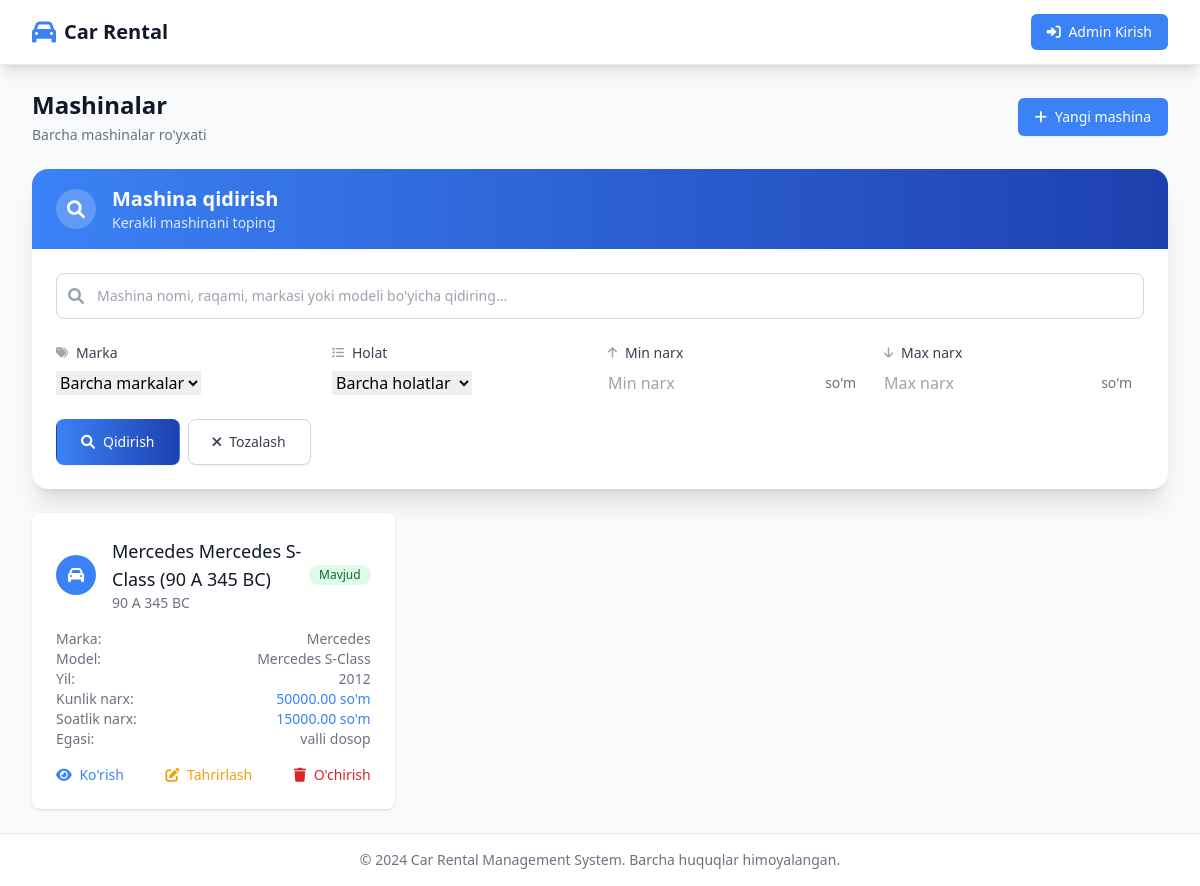
Before: /vehicles/ with the older database file.
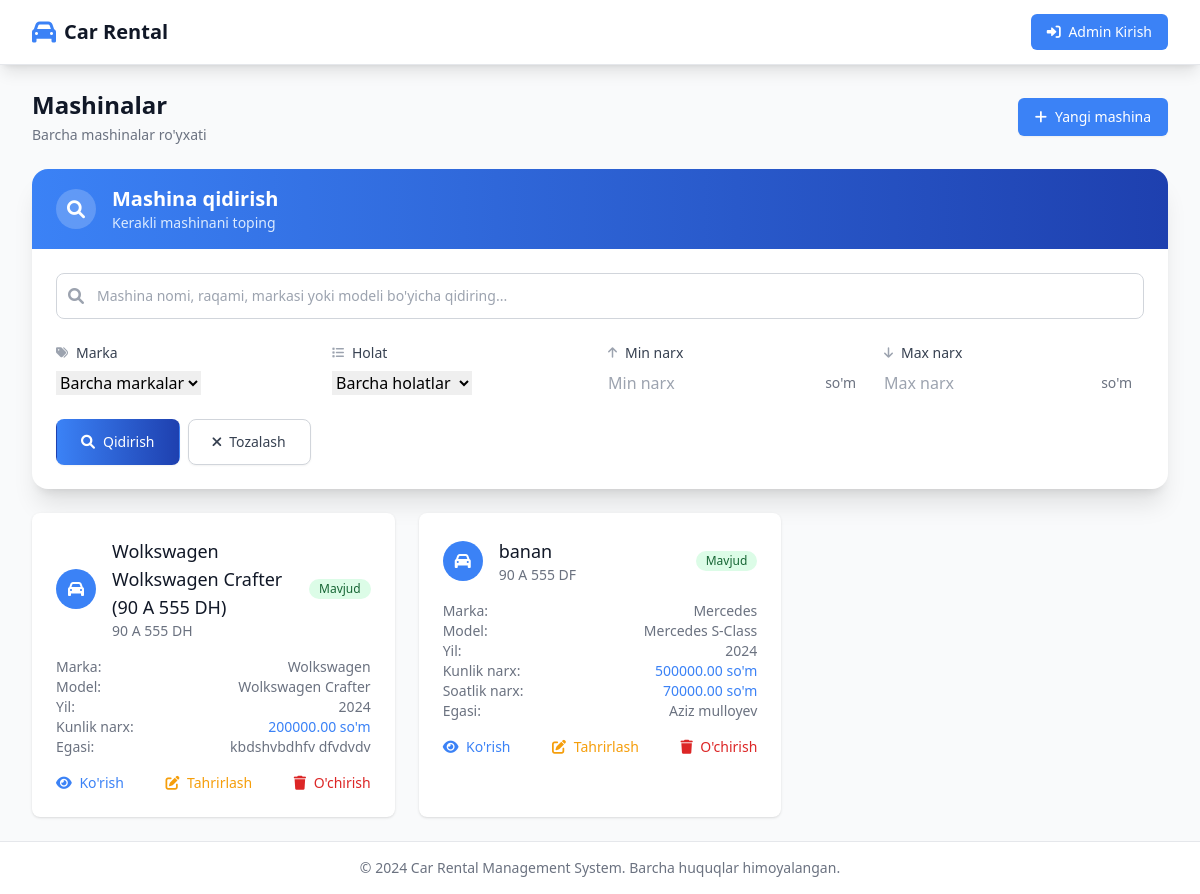
After: the same page with the newer database file.
### vehicles/models.py (models this page shows, shortened)
class Vehicle(models.Model):
    STATUS_CHOICES = [
        ("inactive", "Faol emas"),
        ("available", "Mavjud"),
        ("rented", "Ijaraga berilgan"),
        ("maintenance", "Ta'mirda"),
    ]
    owner = models.ForeignKey(CustomUser, on_delete=models.CASCADE, related_name="vehicles")
    make = models.ForeignKey(CarMake, on_delete=models.SET_NULL, null=True, blank=True)
    model = models.ForeignKey(CarModel, on_delete=models.SET_NULL, null=True, blank=True)
    name = models.CharField(max_length=200, blank=True)
    plate_number = models.CharField(max_length=20, unique=True, validators=[plate_validator])
    year = models.PositiveSmallIntegerField(null=True, blank=True)
    daily_price = models.DecimalField(max_digits=10, decimal_places=2, default=Decimal("0.00"))
    hourly_price = models.DecimalField(max_digits=10, decimal_places=2, null=True, blank=True)
    status = models.CharField(max_length=20, choices=STATUS_CHOICES, default="inactive")
    created_at = models.DateTimeField(auto_now_add=True)
    updated_at = models.DateTimeField(auto_now=True)
    class Meta:
        ordering = ['-created_at']
    def __str__(self):
        display_name = self.name or f"{self.make} {self.model}" if self.make and self.model else "Unknown Vehicle"
        return f"{display_name} ({self.plate_number})"

class CarMake(models.Model):
    name = models.CharField(max_length=100, unique=True)
    def __str__(self):
        return self.name

class CarModel(models.Model):
    make = models.ForeignKey(CarMake, on_delete=models.CASCADE, related_name="models")
    name = models.CharField(max_length=100)
    class Meta:
        unique_together = ("make", "name")
    def __str__(self):
        return f"{self.make.name} {self.name}"

### accounts/models.py (models this page shows, shortened)
class CustomUser(AbstractUser):
    class Roles(models.TextChoices):
        OWNER = "owner", "Mashina egasi"
        RENTER = "renter", "Ijara oluvchi"
    role = models.CharField(max_length=10, choices=Roles.choices)
    phone = models.CharField(max_length=30, blank=True)
    is_verified = models.BooleanField(default=False)

### vehicles/views.py (the view, shortened to what this page needs)
# urls.py: path('', views.VehicleListView.as_view(), name='vehicle_list'),
class VehicleListView(ListView):
    model = Vehicle
    template_name = 'vehicles/vehicle_list.html'
    context_object_name = 'vehicles'
    paginate_by = 12
    def get_queryset(self):
        queryset = Vehicle.objects.select_related('owner', 'make', 'model')
        search_form = VehicleSearchForm(self.request.GET)
        if search_form.is_valid():
            search = search_form.cleaned_data.get('search')
            make = search_form.cleaned_data.get('make')
            status = search_form.cleaned_data.get('status')
            min_price = search_form.cleaned_data.get('min_price')
            max_price = search_form.cleaned_data.get('max_price')
            if make:
                queryset = queryset.filter(make=make)
            if status:
                queryset = queryset.filter(status=status)
            if min_price:
                queryset = queryset.filter(daily_price__gte=min_price)
            if max_price:
                queryset = queryset.filter(daily_price__lte=max_price)
        return queryset.order_by('-created_at')
    def get_context_data(self, **kwargs):
        context = super().get_context_data(**kwargs)
        context['search_form'] = VehicleSearchForm(self.request.GET)
        context['makes'] = CarMake.objects.all()
        return context

### templates/vehicles/vehicle_list.html (shortened to what this page needs)
{% extends 'base.html' %}
{% block content %}
<div class="space-y-6">
    <div class="flex justify-between items-center">
        <div>
            <h1 class="text-2xl font-bold text-gray-900">Mashinalar</h1>
            <p class="mt-1 text-sm text-gray-500">Barcha mashinalar ro'yxati</p>
        </div>
        <a href="{% url 'vehicle_create' %}" class="inline-flex items-center px-4 py-2 border border-transparent rounded-md shadow-sm text-sm font-medium text-white bg-primary hover:bg-secondary focus:outline-none focus:ring-2 focus:ring-offset-2 focus:ring-primary">
            <i class="fas fa-plus mr-2"></i>
            Yangi mashina
        </a>
    </div>
    <div class="bg-white shadow-xl rounded-2xl overflow-hidden">
        <div class="bg-gradient-to-r from-primary to-secondary px-6 py-4">
            <div class="flex items-center">
                <div class="flex-shrink-0">
                    <div class="w-10 h-10 bg-white bg-opacity-20 rounded-full flex items-center justify-center">
                        <i class="fas fa-search text-white text-lg"></i>
                    </div>
                </div>
                <div class="ml-4">
                    <h2 class="text-xl font-bold text-white">Mashina qidirish</h2>
                    <p class="text-blue-100 text-sm">Kerakli mashinani toping</p>
                </div>
            </div>
        </div>
        <div class="px-6 py-6">
            <form method="get" class="space-y-6">
                <div class="space-y-4">
                    <div class="relative">
                        <div class="absolute inset-y-0 left-0 pl-3 flex items-center pointer-events-none">
                        </div>
                        <input type="text" name="search" value="{{ search_form.search.value|default:'' }}"
                               placeholder="Mashina nomi, raqami, markasi yoki modeli bo'yicha qidiring..."
                               class="block w-full pl-10 pr-3 py-3 border border-gray-300 rounded-lg focus:ring-2 focus:ring-primary focus:border-primary text-sm">
                    </div>
                </div>
                <div class="grid grid-cols-1 gap-4 sm:grid-cols-2 lg:grid-cols-4">
                    <div class="space-y-2">
                        <label class="block text-sm font-medium text-gray-700 flex items-center">
                            <i class="fas fa-tags text-gray-400 mr-2 text-xs"></i>
                            Marka
                        </label>
                        <div class="relative">
                            {{ search_form.make }}
                        </div>
                    </div>
                    <div class="space-y-2">
                        <label class="block text-sm font-medium text-gray-700 flex items-center">
                            <i class="fas fa-list text-gray-400 mr-2 text-xs"></i>
                            Holat
                        </label>
                        <div class="relative">
                            {{ search_form.status }}
                        </div>
                    </div>
                    <div class="space-y-2">
                        <label class="block text-sm font-medium text-gray-700 flex items-center">
                            <i class="fas fa-arrow-up text-gray-400 mr-2 text-xs"></i>
                            Min narx
                        </label>
                        <div class="relative">
                            {{ search_form.min_price }}
                            <div class="absolute inset-y-0 right-0 pr-3 flex items-center pointer-events-none">
                                <span class="text-gray-500 text-sm">so'm</span>
                            </div>
                        </div>
                    </div>
                    <div class="space-y-2">
                        <label class="block text-sm font-medium text-gray-700 flex items-center">
                            <i class="fas fa-arrow-down text-gray-400 mr-2 text-xs"></i>
                            Max narx
                        </label>
                        <div class="relative">
                            {{ search_form.max_price }}
                            <div class="absolute inset-y-0 right-0 pr-3 flex items-center pointer-events-none">
                                <span class="text-gray-500 text-sm">so'm</span>
                            </div>
                        </div>
                    </div>
                </div>
                <div class="flex flex-col sm:flex-row justify-between items-center space-y-3 sm:space-y-0 sm:space-x-4">
                    <div class="flex items-center space-x-2">
                        <button type="submit" class="inline-flex items-center px-6 py-3 border border-transparent shadow-sm text-sm font-medium rounded-lg text-white bg-gradient-to-r from-primary to-secondary hover:from-secondary hover:to-primary focus:outline-none focus:ring-2 focus:ring-offset-2 focus:ring-primary transition-all duration-200 transform hover:scale-105">
                            <i class="fas fa-search mr-2"></i>
                            Qidirish
                        </button>
                        <a href="{% url 'vehicle_list' %}" class="inline-flex items-center px-6 py-3 border border-gray-300 shadow-sm text-sm font-medium rounded-lg text-gray-700 bg-white hover:bg-gray-50 focus:outline-none focus:ring-2 focus:ring-offset-2 focus:ring-primary transition-colors duration-200">
                            <i class="fas fa-times mr-2"></i>
                            Tozalash
                        </a>
                    </div>
                </div>
            </form>
        </div>
    </div>
    <div class="grid grid-cols-1 gap-6 sm:grid-cols-2 lg:grid-cols-3">
        {% for vehicle in vehicles %}
        <div class="bg-white overflow-hidden shadow rounded-lg hover:shadow-lg transition-shadow duration-200">
            <div class="px-4 py-5 sm:p-6">
                <div class="flex items-center justify-between">
                    <div class="flex items-center">
                        <div class="flex-shrink-0">
                            <div class="h-10 w-10 rounded-full bg-primary flex items-center justify-center">
                                <i class="fas fa-car text-white"></i>
                            </div>
                        </div>
                        <div class="ml-4">
                            <h3 class="text-lg font-medium text-gray-900">{{ vehicle.name|default:vehicle }}</h3>
                            <p class="text-sm text-gray-500">{{ vehicle.plate_number }}</p>
                        </div>
                    </div>
                    <span class="inline-flex items-center px-2.5 py-0.5 rounded-full text-xs font-medium
                        {% if vehicle.status == 'available' %}bg-green-100 text-green-800
                        {% elif vehicle.status == 'rented' %}bg-red-100 text-red-800
                        {% elif vehicle.status == 'maintenance' %}bg-yellow-100 text-yellow-800
                        {% else %}bg-gray-100 text-gray-800{% endif %}">
                        {{ vehicle.get_status_display }}
                    </span>
                </div>
                <div class="mt-4">
                    <div class="flex justify-between text-sm text-gray-500">
                        <span>Marka:</span>
                        <span class="font-medium">{{ vehicle.make|default:"N/A" }}</span>
                    </div>
                    <div class="flex justify-between text-sm text-gray-500">
                        <span>Model:</span>
                        <span class="font-medium">{{ vehicle.model|default:"N/A" }}</span>
                    </div>
                    <div class="flex justify-between text-sm text-gray-500">
                        <span>Yil:</span>
                        <span class="font-medium">{{ vehicle.year|default:"N/A" }}</span>
                    </div>
                    <div class="flex justify-between text-sm text-gray-500">
                        <span>Kunlik narx:</span>
                        <span class="font-medium text-primary">{{ vehicle.daily_price }} so'm</span>
                    </div>
                    {% if vehicle.hourly_price %}
                    <div class="flex justify-between text-sm text-gray-500">
                        <span>Soatlik narx:</span>
                        <span class="font-medium text-primary">{{ vehicle.hourly_price }} so'm</span>
                    </div>
                    {% endif %}
                    <div class="flex justify-between text-sm text-gray-500">
                        <span>Egasi:</span>
                        <span class="font-medium">{{ vehicle.owner.get_full_name|default:vehicle.owner.username }}</span>
                    </div>
                </div>
                <div class="mt-4 flex justify-between">
                    <a href="{% url 'vehicle_detail' vehicle.pk %}" class="text-primary hover:text-secondary text-sm font-medium">
                        <i class="fas fa-eye mr-1"></i>
                        Ko'rish
                    </a>
                    <a href="{% url 'vehicle_update' vehicle.pk %}" class="text-warning hover:text-yellow-600 text-sm font-medium">
                        <i class="fas fa-edit mr-1"></i>
                        Tahrirlash
                    </a>
                    <a href="{% url 'vehicle_delete' vehicle.pk %}" class="text-red-600 hover:text-red-800 text-sm font-medium">
                        <i class="fas fa-trash mr-1"></i>
                        O'chirish
                    </a>
                </div>
            </div>
        </div>
        {% empty %}
        <div class="col-span-full text-center py-12">
            <i class="fas fa-car text-gray-400 text-4xl mb-4"></i>
            <h3 class="text-lg font-medium text-gray-900 mb-2">Mashinalar topilmadi</h3>
            <p class="text-gray-500">Hozircha hech qanday mashina mavjud emas.</p>
        </div>
        {% endfor %}
    </div>
</div>
{% endblock %}

Changed rows visible on the page:
removed Vehicle: name "Mercedes Mercedes S-Class (90 A 345 BC)", plate_number "90 A 345 BC", status "Mavjud", make "Mercedes", model "Mercedes S-Class", year "2012", daily_price "50000.00", hourly_price "15000.00", owner.get_full_name "valli dosop"
added Vehicle: name "Wolkswagen Wolkswagen Crafter (90 A 555 DH)", plate_number "90 A 555 DH", status "Mavjud", make "Wolkswagen", model "Wolkswagen Crafter", year "2024", daily_price "200000.00", owner.get_full_name "kbdshvbdhfv dfvdvdv"
added Vehicle: name "banan", plate_number "90 A 555 DF", status "Mavjud", make "Mercedes", model "Mercedes S-Class", year "2024", daily_price "500000.00", hourly_price "70000.00", owner.get_full_name "Aziz mulloyev"
